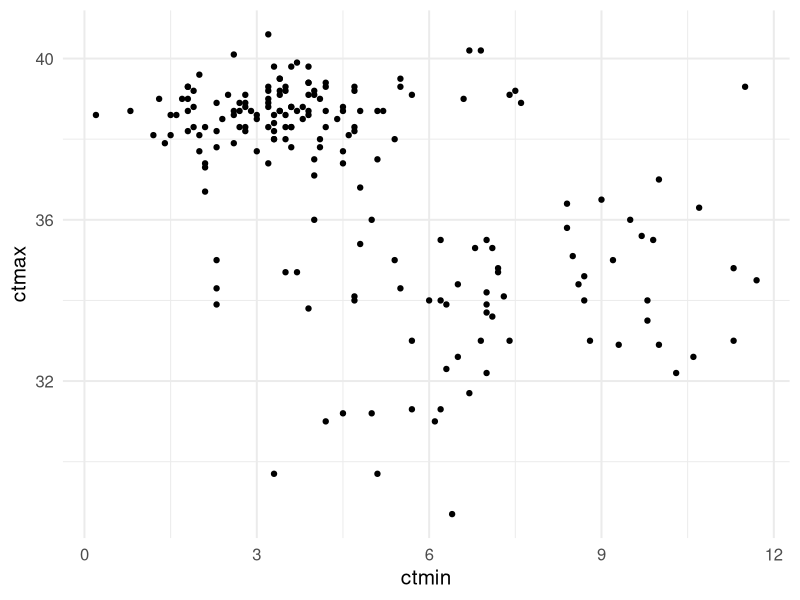
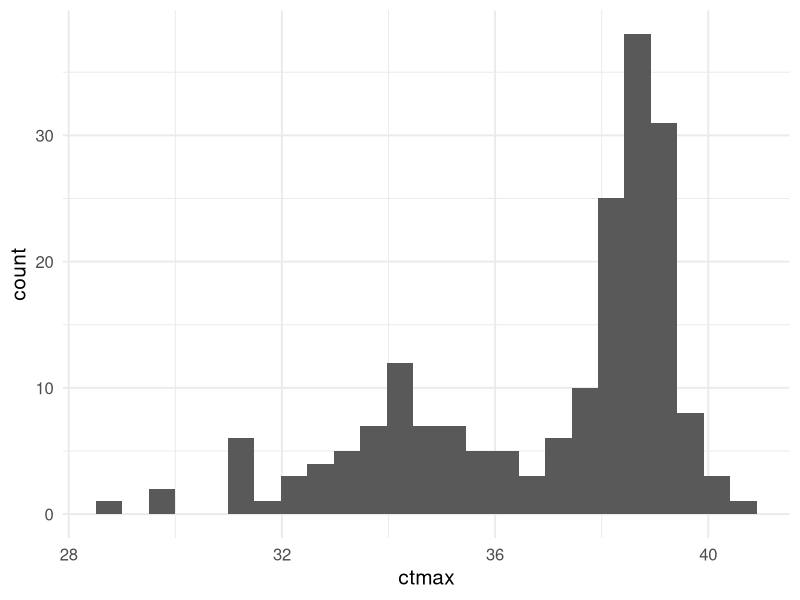
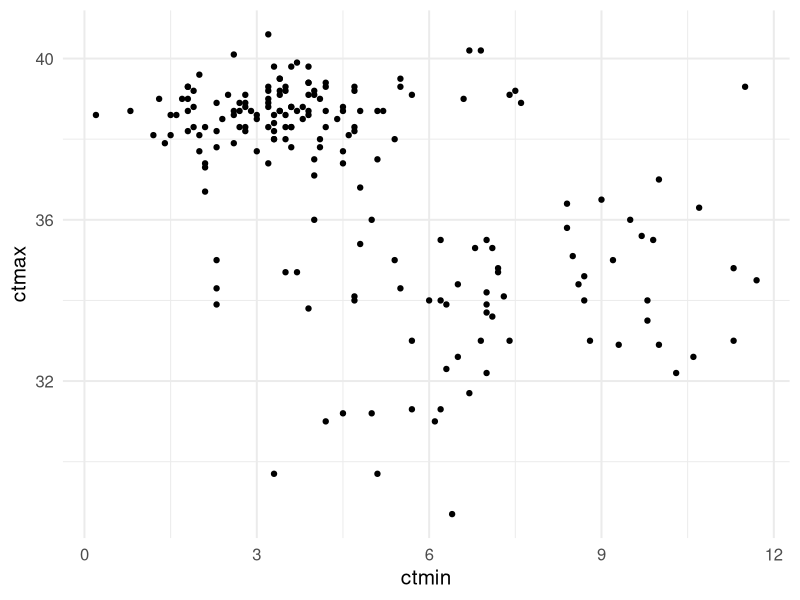
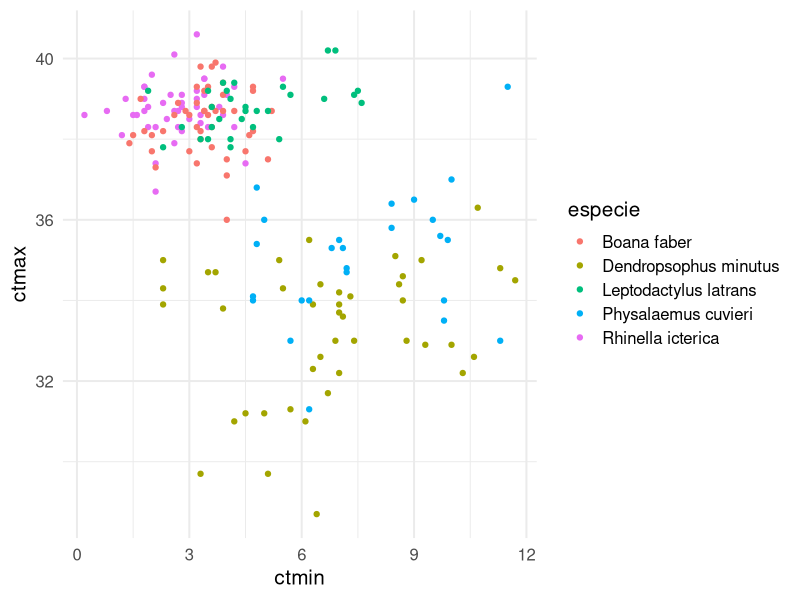
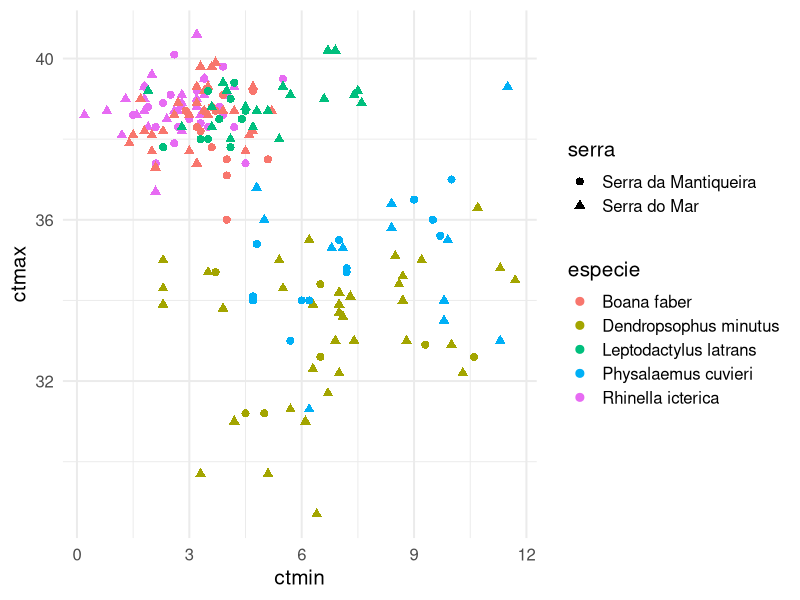
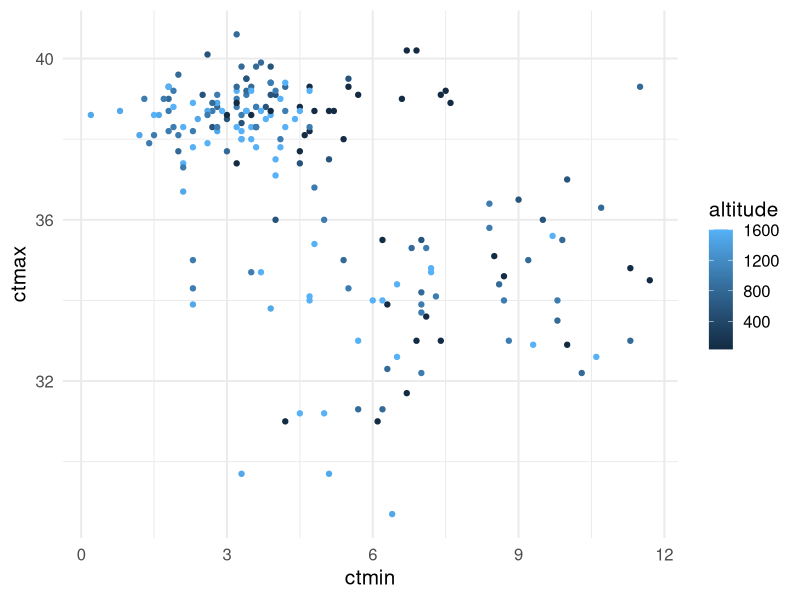
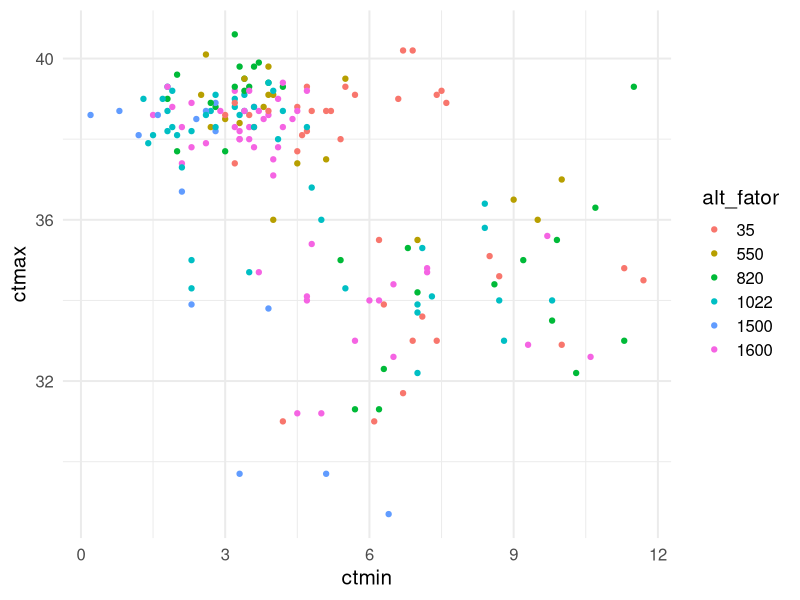
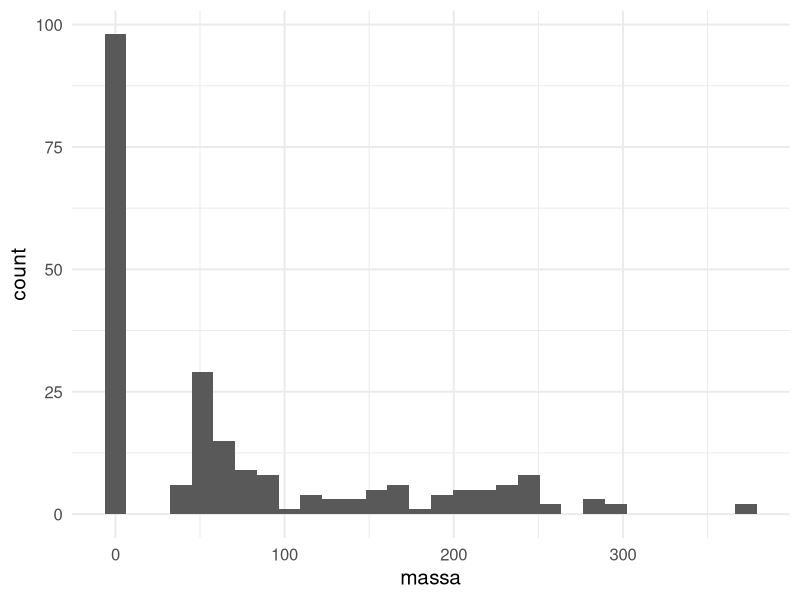

Generate these figures, in order, with R:
## ---- chunk 1
#| include: false
library(ggplot2)
library(dplyr)
theme_set(theme_minimal(base_size = 15))
options(width = 74)

anuros <- read.csv(here::here("dados", "anuros_altitude.csv")) %>%
  rename(especie = Species, sexo = Sex, ewl = EWL_Ugcm2s1,
         massa = Bodymass_g, ctmin = CTmin, ctmax = CTmax,
         serra = Mountain_Range, altitude = Altitude_m) %>%
  select(id = ID, especie, sexo, serra, altitude, massa, ewl,
         ctmin, ctmax, bio5 = BIO_5) %>%
  mutate(especie   = factor(especie),
         serra     = factor(serra),
         alt_fator = factor(altitude, levels = sort(unique(altitude))),
         amplitude = ctmax - ctmin,
         tol_aquec = ctmax - bio5)
## ---- chunk 2
#| echo: false
head(anuros[, c("especie", "serra", "altitude", "massa", "ctmin", "ctmax")], 5)
## ---- chunk 3
#| output-location: column
#| fig-width: 5
#| fig-height: 4
ggplot(anuros,
       aes(x = ctmin, y = ctmax)) +
  geom_point()
## ---- chunk 4
#| output-location: column
#| fig-width: 5
#| fig-height: 4
ggplot(anuros, aes(x = ctmax)) +
  geom_histogram(bins = 25)
## ---- chunk 5
#| output-location: column
#| fig-width: 5
#| fig-height: 3.4
ggplot(anuros,
       aes(x = ctmin, y = ctmax)) +
  geom_point()
## ---- chunk 6
#| output-location: column
#| fig-width: 5
#| fig-height: 3.4
ggplot(anuros,
       aes(x = ctmin, y = ctmax,
           colour = especie)) +
  geom_point()
## ---- chunk 7
#| output-location: column
#| fig-width: 5.4
#| fig-height: 4
ggplot(anuros,
       aes(x = ctmin, y = ctmax,
           colour = especie,
           shape  = serra)) +
  geom_point(size = 2.4)
## ---- chunk 8
#| output-location: column
#| fig-width: 5
#| fig-height: 3.2
ggplot(anuros,
       aes(ctmin, ctmax,
           colour = altitude)) +
  geom_point()          # gradiente
## ---- chunk 9
#| output-location: column
#| fig-width: 5
#| fig-height: 3.2
ggplot(anuros,
       aes(ctmin, ctmax,
           colour = alt_fator)) +
  geom_point()          # níveis
## ---- chunk 10
#| output-location: column
#| fig-width: 5
#| fig-height: 3.6
ggplot(anuros, aes(x = massa)) +
  geom_histogram(bins = 30)
## ---- chunk 11
#| output-location: column
#| fig-width: 5.4
#| fig-height: 3.6
ggplot(anuros, aes(y = especie)) +
  geom_bar()
## ---- chunk 12
#| output-location: column
#| fig-width: 5
#| fig-height: 3.6
ggplot(anuros,
       aes(x = alt_fator, y = ctmax)) +
  geom_boxplot() +
  labs(x = "Altitude (m)")
## ---- chunk 13
#| output-location: column
#| fig-width: 5
#| fig-height: 3.4
ggplot(anuros,
       aes(x = massa, y = ewl)) +
  geom_point(alpha = .6)
## ---- chunk 14
#| output-location: column
#| fig-width: 5
#| fig-height: 3.4
ggplot(anuros,
       aes(x = massa, y = ewl)) +
  geom_point(alpha = .6) +
  scale_x_log10()
## ---- chunk 15
#| output-location: column
#| fig-width: 5
#| fig-height: 3.2
anuros %>%
  group_by(altitude) %>%
  summarise(bio5 = unique(bio5)) %>%
  ggplot(aes(altitude, bio5)) +
  geom_line() + geom_point()
## ---- chunk 16
#| output-location: column
#| fig-width: 5
#| fig-height: 3.4
ggplot(anuros,
       aes(altitude, tol_aquec)) +
  geom_point(alpha = .5) +
  geom_smooth(method = "lm",
              formula = y ~ x)
## ---- chunk 17
#| output-location: column
#| fig-width: 6
#| fig-height: 4.6
ggplot(anuros,
       aes(altitude, tol_aquec)) +
  geom_point(alpha = .6) +
  geom_smooth(method = "lm",
              formula = y ~ x) +
  facet_wrap(~ especie, ncol = 2,
    labeller = label_wrap_gen(16))
## ---- chunk 18
#| output-location: column
#| fig-width: 4.4
#| fig-height: 2.3
ggplot(anuros, aes(ctmin, ctmax)) +
  geom_point(size = 3) +
  geom_smooth()   # linha por cima
## ---- chunk 19
#| output-location: column
#| fig-width: 4.4
#| fig-height: 2.3
ggplot(anuros, aes(ctmin, ctmax)) +
  geom_smooth() +
  geom_point(size = 3)  # pontos por cima
